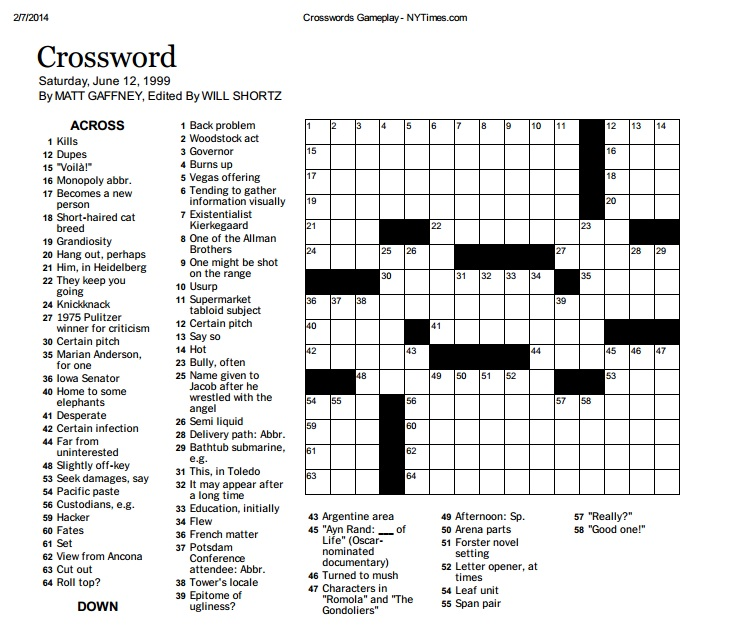
#> input picture canvas/screen.jpg, 739 x 631 px
$ python clean_image.py ../canvas/screen.jpg out.png 5 5 5 5
#> lines starting #> are read from the running program, lines starting #| are printed output that depends on the picture; after the words box and inside, x2 and y2 are one past the last pixel; in counts of white or black regions, pixels touching at a corner belong together
# Example Usage: python find_grid.py in.jpg out.jpg grid_x grid_y grid_width grid_height
import cv2
import numpy as np
import math
import sys

img_path = sys.argv[1] # first parameter is image path
x0 = int(sys.argv[3])
y0 = int(sys.argv[4])
x1 = int(sys.argv[3]) + int(sys.argv[5])
y1 = int(sys.argv[4]) + int(sys.argv[6])


# Clean
img = cv2.imread(img_path)
#> img is the input picture: shape (631, 739, 3); mean B, G, R 226.6, 226.9, 226.7
gray = cv2.cvtColor(img,cv2.COLOR_BGR2GRAY)
gaussian = cv2.GaussianBlur(gray,(3,3),0)
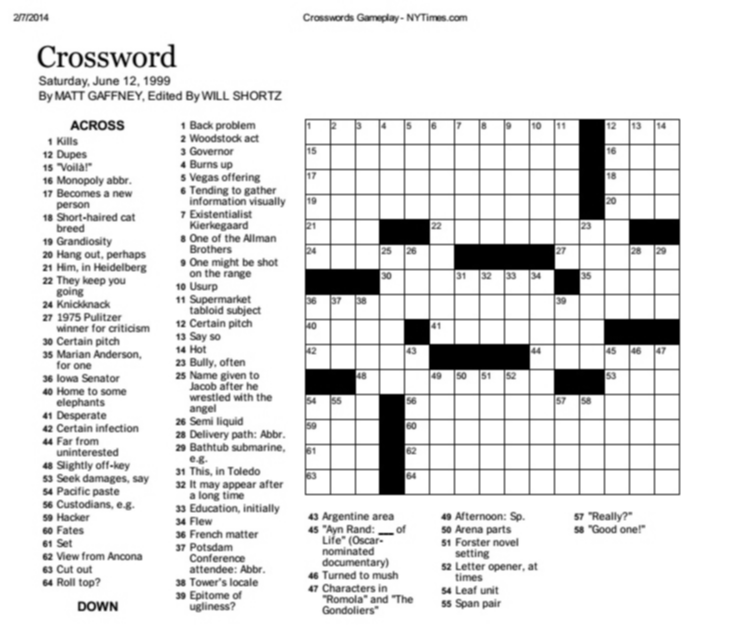
#> gaussian: shape (631, 739); min 0, max 255, mean 226.9
# was: 120, 160, 120!!!
ret, thresh = cv2.threshold(gaussian,120,255,cv2.THRESH_BINARY_INV)
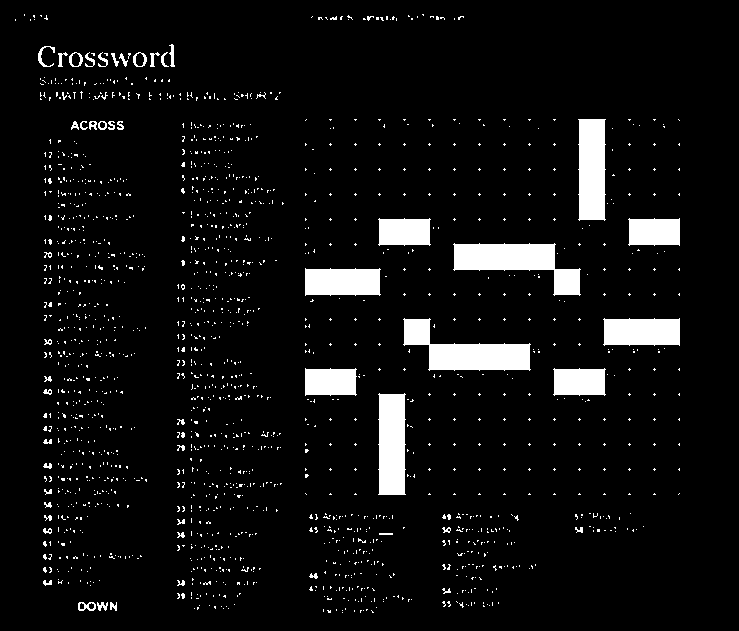
#> thresh: shape (631, 739); 6.2% white; 1741 white regions (1689 under 20 px), largest, box (x1, y1, x2, y2) and area: (453, 243, 581, 296) 3319, (403, 318, 531, 371) 3319, (578, 119, 606, 221) 2638
thresh2 = cv2.bitwise_not(thresh)


# Draw white rectangle over grid
cv2.rectangle(thresh2,(x0-2,y0-2),(x1+2,y1+2),(255,255,255),-1)


# Create image
cv2.imwrite(sys.argv[2],thresh2)
